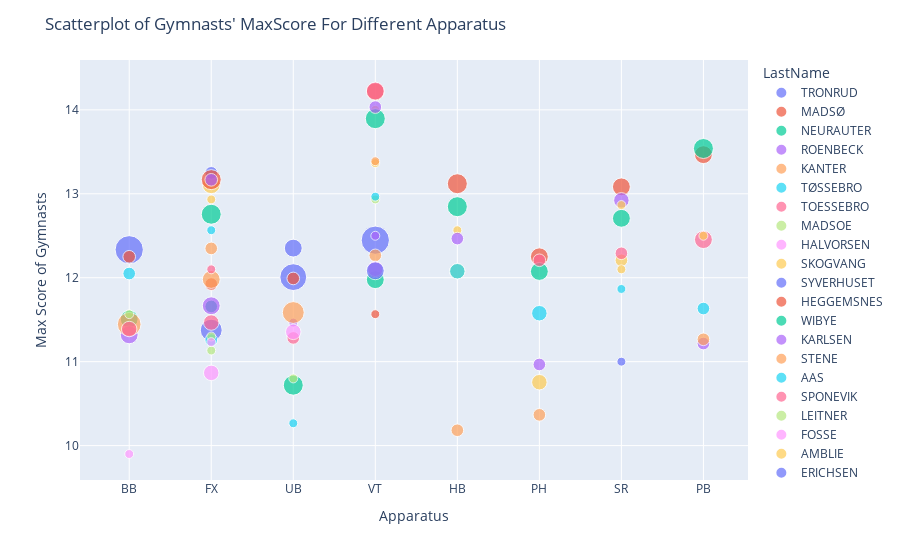

The notebook cell this image was saved under:
### Code cell
import plotly
from plotly import express as px
import plotly.io as pio

fig = px.scatter(df,
            x = "Apparatus", 
            y = "PredictedScore", 
            color="LastName",
            size='CompetitionsCount', hover_data=['PredictedScore'])


fig.update_layout(
    title=f"Scatterplot of Gymnasts' MaxScore For Different Apparatus", #The colorbar and overall plot have professional titles.
    yaxis_title="Max Score of Gymnasts",
    )


fig.show()

### Figure 1 — Plotly figure (JSON) as saved in the notebook; plotly's stock layout.template omitted (floating-point values rounded to 4 significant figures)
{"data": [{"hovertemplate": "LastName=TRONRUD<br>Apparatus=%{x}<br>PredictedScore=%{y}<br>CompetitionsCount=%{marker.size}<extra></extra>", "legendgroup": "TRONRUD", "marker": {"color": "#636efa", "size": [10, 6, 9, 10], "sizemode": "area", "sizeref": 0.025, "symbol": "circle"}, "mode": "markers", "name": "TRONRUD", "orientation": "v", "showlegend": true, "type": "scatter", "x": ["BB", "FX", "UB", "VT"], "xaxis": "x", "y": [12.33, 11.38, 12.01, 12.45], "yaxis": "y"}, {"hovertemplate": "LastName=MADSØ<br>Apparatus=%{x}<br>PredictedScore=%{y}<br>CompetitionsCount=%{marker.size}<extra></extra>", "legendgroup": "MADSØ", "marker": {"color": "#EF553B", "size": [2, 2, 2], "sizemode": "area", "sizeref": 0.025, "symbol": "circle"}, "mode": "markers", "name": "MADSØ", "orientation": "v", "showlegend": true, "type": "scatter", "x": ["BB", "FX", "UB"], "xaxis": "x", "y": [12.25, 11.93, 11.99], "yaxis": "y"}, {"hovertemplate": "LastName=NEURAUTER<br>Apparatus=%{x}<br>PredictedScore=%{y}<br>CompetitionsCount=%{marker.size}<extra></extra>", "legendgroup": "NEURAUTER", "marker": {"color": "#00cc96", "size": [4, 2, 5, 4], "sizemode": "area", "sizeref": 0.025, "symbol": "circle"}, "mode": "markers", "name": "NEURAUTER", "orientation": "v", "showlegend": true, "type": "scatter", "x": ["BB", "FX", "UB", "VT"], "xaxis": "x", "y": [11.51, 11.66, 10.72, 11.98], "yaxis": "y"}, {"hovertemplate": "LastName=ROENBECK<br>Apparatus=%{x}<br>PredictedScore=%{y}<br>CompetitionsCount=%{marker.size}<extra></extra>", "legendgroup": "ROENBECK", "marker": {"color": "#ab63fa", "size": [4, 4, 1, 1], "sizemode": "area", "sizeref": 0.025, "symbol": "circle"}, "mode": "markers", "name": "ROENBECK", "orientation": "v", "showlegend": true, "type": "scatter", "x": ["BB", "FX", "UB", "VT"], "xaxis": "x", "y": [11.32, 11.67, 11.47, 12.5], "yaxis": "y"}, {"hovertemplate": "LastName=KANTER<br>Apparatus=%{x}<br>PredictedScore=%{y}<br>CompetitionsCount=%{marker.size}<extra></extra>", "legendgroup": "KANTER", "marker": {"color": "#FFA15A", "size": [7, 4, 6, 2], "sizemode": "area", "sizeref": 0.025, "symbol": "circle"}, "mode": "markers", "name": "KANTER", "orientation": "v", "showlegend": true, "type": "scatter", "x": ["BB", "FX", "UB", "VT"], "xaxis": "x", "y": [11.45, 11.98, 11.59, 12.27], "yaxis": "y"}, {"hovertemplate": "LastName=TØSSEBRO<br>Apparatus=%{x}<br>PredictedScore=%{y}<br>CompetitionsCount=%{marker.size}<extra></extra>", "legendgroup": "TØSSEBRO", "marker": {"color": "#19d3f3", "size": [2, 2, 1], "sizemode": "area", "sizeref": 0.025, "symbol": "circle"}, "mode": "markers", "name": "TØSSEBRO", "orientation": "v", "showlegend": true, "type": "scatter", "x": ["BB", "FX", "UB"], "xaxis": "x", "y": [12.05, 11.26, 10.27], "yaxis": "y"}, {"hovertemplate": "LastName=TOESSEBRO<br>Apparatus=%{x}<br>PredictedScore=%{y}<br>CompetitionsCount=%{marker.size}<extra></extra>", "legendgroup": "TOESSEBRO", "marker": {"color": "#FF6692", "size": [3, 3, 2, 3], "sizemode": "area", "sizeref": 0.025, "symbol": "circle"}, "mode": "markers", "name": "TOESSEBRO", "orientation": "v", "showlegend": true, "type": "scatter", "x": ["BB", "FX", "UB", "VT"], "xaxis": "x", "y": [11.39, 11.47, 11.28, 12.09], "yaxis": "y"}, {"hovertemplate": "LastName=MADSOE<br>Apparatus=%{x}<br>PredictedScore=%{y}<br>CompetitionsCount=%{marker.size}<extra></extra>", "legendgroup": "MADSOE", "marker": {"color": "#B6E880", "size": [1, 1, 1, 1], "sizemode": "area", "sizeref": 0.025, "symbol": "circle"}, "mode": "markers", "name": "MADSOE", "orientation": "v", "showlegend": true, "type": "scatter", "x": ["BB", "FX", "UB", "VT"], "xaxis": "x", "y": [11.57, 11.13, 10.8, 12.93], "yaxis": "y"}, {"hovertemplate": "LastName=HALVORSEN<br>Apparatus=%{x}<br>PredictedScore=%{y}<br>CompetitionsCount=%{marker.size}<extra></extra>", "legendgroup": "HALVORSEN", "marker": {"color": "#FF97FF", "size": [1, 3, 3, 3], "sizemode": "area", "sizeref": 0.025, "symbol": "circle"}, "mode": "markers", "name": "HALVORSEN", "orientation": "v", "showlegend": true, "type": "scatter", "x": ["BB", "FX", "UB", "VT"], "xaxis": "x", "y": [9.9, 10.87, 11.36, 12.11], "yaxis": "y"}, {"hovertemplate": "LastName=SKOGVANG<br>Apparatus=%{x}<br>PredictedScore=%{y}<br>CompetitionsCount=%{marker.size}<extra></extra>", "legendgroup": "SKOGVANG", "marker": {"color": "#FECB52", "size": [4, 1, 3, 1, 3, 2, 1, 1, 1], "sizemode": "area", "sizeref": 0.025, "symbol": "circle"}, "mode": "markers", "name": "SKOGVANG", "orientation": "v", "showlegend": true, "type": "scatter", "x": ["FX", "FX", "HB", "HB", "PH", "SR", "SR", "VT", "VT"], "xaxis": "x", "y": [13.11, 12.93, 12.08, 12.57, 10.76, 12.21, 12.1, 14, 13.37], "yaxis": "y"}, {"hovertemplate": "LastName=SYVERHUSET<br>Apparatus=%{x}<br>PredictedScore=%{y}<br>CompetitionsCount=%{marker.size}<extra></extra>", "legendgroup": "SYVERHUSET", "marker": {"color": "#636efa", "size": [2, 1], "sizemode": "area", "sizeref": 0.025, "symbol": "circle"}, "mode": "markers", "name": "SYVERHUSET", "orientation": "v", "showlegend": true, "type": "scatter", "x": ["FX", "SR"], "xaxis": "x", "y": [13.25, 11], "yaxis": "y"}, {"hovertemplate": "LastName=HEGGEMSNES<br>Apparatus=%{x}<br>PredictedScore=%{y}<br>CompetitionsCount=%{marker.size}<extra></extra>", "legendgroup": "HEGGEMSNES", "marker": {"color": "#EF553B", "size": [5, 5, 4, 4, 4, 4], "sizemode": "area", "sizeref": 0.025, "symbol": "circle"}, "mode": "markers", "name": "HEGGEMSNES", "orientation": "v", "showlegend": true, "type": "scatter", "x": ["FX", "HB", "PB", "PH", "SR", "VT"], "xaxis": "x", "y": [13.17, 13.12, 13.47, 12.25, 13.08, 14.22], "yaxis": "y"}, {"hovertemplate": "LastName=WIBYE<br>Apparatus=%{x}<br>PredictedScore=%{y}<br>CompetitionsCount=%{marker.size}<extra></extra>", "legendgroup": "WIBYE", "marker": {"color": "#00cc96", "size": [5, 5, 5, 4, 4, 5], "sizemode": "area", "sizeref": 0.025, "symbol": "circle"}, "mode": "markers", "name": "WIBYE", "orientation": "v", "showlegend": true, "type": "scatter", "x": ["FX", "HB", "PB", "PH", "SR", "VT"], "xaxis": "x", "y": [12.76, 12.85, 13.54, 12.07, 12.71, 13.9], "yaxis": "y"}, {"hovertemplate": "LastName=KARLSEN<br>Apparatus=%{x}<br>PredictedScore=%{y}<br>CompetitionsCount=%{marker.size}<extra></extra>", "legendgroup": "KARLSEN", "marker": {"color": "#ab63fa", "size": [2, 2, 2, 2, 3, 2], "sizemode": "area", "sizeref": 0.025, "symbol": "circle"}, "mode": "markers", "name": "KARLSEN", "orientation": "v", "showlegend": true, "type": "scatter", "x": ["FX", "HB", "PB", "PH", "SR", "VT"], "xaxis": "x", "y": [13.17, 12.47, 11.22, 10.97, 12.92, 14.03], "yaxis": "y"}, {"hovertemplate": "LastName=STENE<br>Apparatus=%{x}<br>PredictedScore=%{y}<br>CompetitionsCount=%{marker.size}<extra></extra>", "legendgroup": "STENE", "marker": {"color": "#FFA15A", "size": [2, 2, 2, 2, 1], "sizemode": "area", "sizeref": 0.025, "symbol": "circle"}, "mode": "markers", "name": "STENE", "orientation": "v", "showlegend": true, "type": "scatter", "x": ["FX", "HB", "PB", "PH", "VT"], "xaxis": "x", "y": [12.35, 10.18, 11.27, 10.37, 13.39], "yaxis": "y"}, {"hovertemplate": "LastName=AAS<br>Apparatus=%{x}<br>PredictedScore=%{y}<br>CompetitionsCount=%{marker.size}<extra></extra>", "legendgroup": "AAS", "marker": {"color": "#19d3f3", "size": [1, 3, 2, 3, 1, 1], "sizemode": "area", "sizeref": 0.025, "symbol": "circle"}, "mode": "markers", "name": "AAS", "orientation": "v", "showlegend": true, "type": "scatter", "x": ["FX", "HB", "PB", "PH", "SR", "VT"], "xaxis": "x", "y": [12.57, 12.08, 11.63, 11.58, 11.87, 12.97], "yaxis": "y"}, {"hovertemplate": "LastName=SPONEVIK<br>Apparatus=%{x}<br>PredictedScore=%{y}<br>CompetitionsCount=%{marker.size}<extra></extra>", "legendgroup": "SPONEVIK", "marker": {"color": "#FF6692", "size": [1, 4, 2, 2, 4], "sizemode": "area", "sizeref": 0.025, "symbol": "circle"}, "mode": "markers", "name": "SPONEVIK", "orientation": "v", "showlegend": true, "type": "scatter", "x": ["FX", "PB", "PH", "SR", "VT"], "xaxis": "x", "y": [12.1, 12.45, 12.21, 12.29, 14.22], "yaxis": "y"}, {"hovertemplate": "LastName=LEITNER<br>Apparatus=%{x}<br>PredictedScore=%{y}<br>CompetitionsCount=%{marker.size}<extra></extra>", "legendgroup": "LEITNER", "marker": {"color": "#B6E880", "size": [1], "sizemode": "area", "sizeref": 0.025, "symbol": "circle"}, "mode": "markers", "name": "LEITNER", "orientation": "v", "showlegend": true, "type": "scatter", "x": ["FX"], "xaxis": "x", "y": [11.3], "yaxis": "y"}, {"hovertemplate": "LastName=FOSSE<br>Apparatus=%{x}<br>PredictedScore=%{y}<br>CompetitionsCount=%{marker.size}<extra></extra>", "legendgroup": "FOSSE", "marker": {"color": "#FF97FF", "size": [1], "sizemode": "area", "sizeref": 0.025, "symbol": "circle"}, "mode": "markers", "name": "FOSSE", "orientation": "v", "showlegend": true, "type": "scatter", "x": ["FX"], "xaxis": "x", "y": [11.23], "yaxis": "y"}, {"hovertemplate": "LastName=AMBLIE<br>Apparatus=%{x}<br>PredictedScore=%{y}<br>CompetitionsCount=%{marker.size}<extra></extra>", "legendgroup": "AMBLIE", "marker": {"color": "#FECB52", "size": [1, 1], "sizemode": "area", "sizeref": 0.025, "symbol": "circle"}, "mode": "markers", "name": "AMBLIE", "orientation": "v", "showlegend": true, "type": "scatter", "x": ["PB", "SR"], "xaxis": "x", "y": [12.5, 12.87], "yaxis": "y"}, {"hovertemplate": "LastName=ERICHSEN<br>Apparatus=%{x}<br>PredictedScore=%{y}<br>CompetitionsCount=%{marker.size}<extra></extra>", "legendgroup": "ERICHSEN", "marker": {"color": "#636efa", "size": [4, 4], "sizemode": "area", "sizeref": 0.025, "symbol": "circle"}, "mode": "markers", "name": "ERICHSEN", "orientation": "v", "showlegend": true, "type": "scatter", "x": ["UB", "VT"], "xaxis": "x", "y": [12.35, 12.08], "yaxis": "y"}, {"hovertemplate": "LastName=DALENE<br>Apparatus=%{x}<br>PredictedScore=%{y}<br>CompetitionsCount=%{marker.size}<extra></extra>", "legendgroup": "DALENE", "marker": {"color": "#EF553B", "size": [1], "sizemode": "area", "sizeref": 0.025, "symbol": "circle"}, "mode": "markers", "name": "DALENE", "orientation": "v", "showlegend": true, "type": "scatter", "x": ["VT"], "xaxis": "x", "y": [11.57], "yaxis": "y"}], "layout": {"legend": {"itemsizing": "constant", "title": {"text": "LastName"}, "tracegroupgap": 0}, "margin": {"t": 60}, "title": {"text": "Scatterplot of Gymnasts' MaxScore For Different Apparatus"}, "xaxis": {"anchor": "y", "domain": [0, 1], "title": {"text": "Apparatus"}}, "yaxis": {"anchor": "x", "domain": [0, 1], "title": {"text": "Max Score of Gymnasts"}}}}
